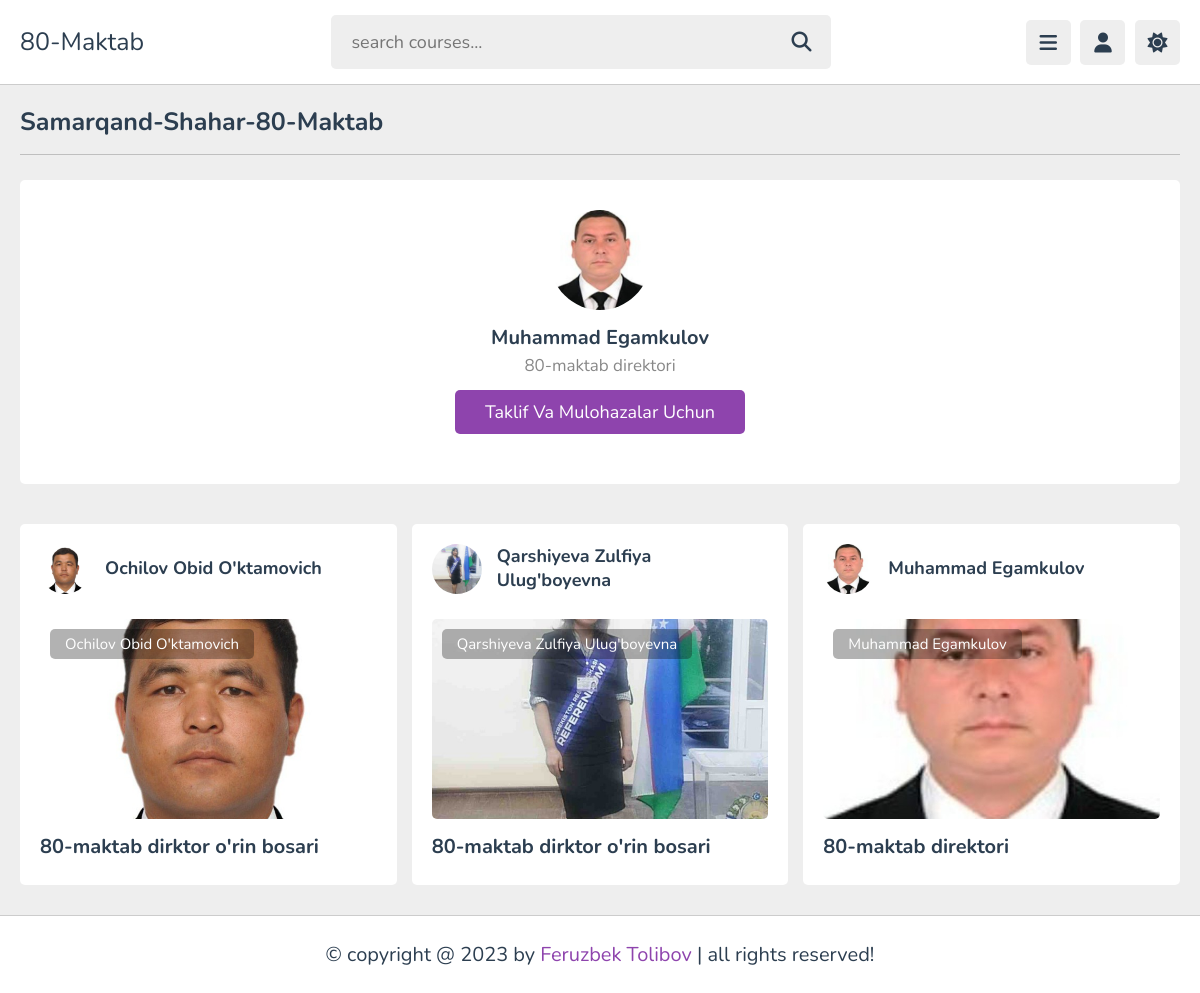
/profile/, run on the app's committed database.
### ap/models.py (models this page shows, shortened)
class Direktor(models.Model):
    images = models.ImageField(upload_to='image/')
    ism = models.CharField(max_length=100,blank=True)
    img= models.ImageField(upload_to='image/')
    about = models.CharField(max_length=999)

### ap/views.py (the view)
# urls.py: path('profile/',direktor,name='profile'),
def direktor(request):
    context4 = Direktor.objects.all()
    return render(request, 'profile.html',{'context4':context4})

### templates/profile.html (shortened to what this page needs)
{% load static %}
<!DOCTYPE html>
<html lang="en">
<head>
   <link rel="stylesheet" href="https://cdnjs.cloudflare.com/ajax/libs/font-awesome/6.1.2/css/all.min.css">
   <link rel="stylesheet" href="{% static 'css/style.css' %}">
</head>
<body>
<header class="header">
   <section class="flex">
      <a href="{% url 'home' %}" class="logo">80-Maktab</a>
      <form action="search.html" method="post" class="search-form">
         <input type="text" name="search_box" required placeholder="search courses..." maxlength="100">
         <button type="submit" class="fas fa-search"></button>
      </form>
      <div class="icons">
         <div id="menu-btn" class="fas fa-bars"></div>
         <div id="user-btn" class="fas fa-user"></div>
         <div id="toggle-btn" class="fas fa-sun"></div>
      </div>
   </section>
</header>
<section class="user-profile">
   <h1 class="heading">Samarqand-shahar-80-maktab</h1>
   <div class="info">
      <div class="user">
         <img src="/static/images/direktor.jpg" alt="">
         <h3>Muhammad Egamkulov</h3>
         <p>80-maktab direktori</p>
         <a href="https://t.me/Ochilov_O_U" class="inline-btn">Taklif va mulohazalar uchun</a>
      </div>
   </div>
</section>
<section class="courses">
   <div class="box-container">
      {% for i in context4 %}
      <div class="box">
         <div class="tutor">
            <img src="{{i.images.url}}" alt="">
            <div class="info">
               <h3>{{i.ism}}</h3>
            </div>
         </div>
         <div class="thumb">
            <img src="{{i.img.url}}" alt="">
            <span>{{i.ism}}</span>
         </div>
         <h3 class="title">{{i.about}}</h3>
      </div>
      {% endfor %}
   </div>
</section>
<footer class="footer">
   &copy; copyright @ 2023 by <span>Feruzbek Tolibov</span> | all rights reserved!
</footer>
</body>
</html>

### static/css/style.css (style rules this page uses)
:root { --main-color:#8e44ad; --red:#e74c3c; --orange:#f39c12; --light-color:#888; --light-bg:#eee; --black:#2c3e50; --white:#fff; --border:.1rem solid rgba(0,0,0,.2); }
* { font-family: 'Nunito', sans-serif; margin:0; padding:0; box-sizing: border-box; outline: none; border:none; text-decoration: none; }
html { font-size: 62.5%; overflow-x: hidden; }
body { background-color: var(--light-bg); padding-left: 30rem; }
section { padding:2rem; margin: 0 auto; max-width: 1200px; }
.heading { font-size: 2.5rem; color:var(--black); margin-bottom: 2.5rem; border-bottom: var(--border); padding-bottom: 1.5rem; text-transform: capitalize; }
.inline-btn, .inline-option-btn, .inline-delete-btn, .btn, .delete-btn, .option-btn { border-radius: .5rem; color:#fff; font-size: 1.8rem; cursor: pointer; text-transform: capitalize; padding:1rem 3rem; text-align: center; margin-top: 1rem; }
.inline-btn, .inline-option-btn, .inline-delete-btn { display: inline-block; }
.btn, .inline-btn { background-color: var(--main-color); }
.header { position: sticky; top:0; left:0; right: 0; background-color: var(--white); z-index: 1000; border-bottom: var(--border); }
.header .flex { display: flex; align-items: center; justify-content: space-between; position: relative; padding: 1.5rem 2rem; }
.header .flex .logo { font-size: 2.5rem; color: var(--black); }
.header .flex .search-form { width: 50rem; border-radius: .5rem; background-color: var(--light-bg); padding:1.5rem 2rem; display: flex; gap:2rem; }
.header .flex .search-form input { width: 100%; font-size: 1.8rem; color:var(--black); background:none; }
.header .flex .search-form button { background:none; font-size: 2rem; cursor: pointer; color:var(--black); }
.header .flex .icons div { font-size: 2rem; color:var(--black); background-color: var(--light-bg); border-radius: .5rem; height: 4.5rem; width: 4.5rem; line-height: 4.5rem; cursor: pointer; text-align: center; margin-left: .7rem; }
.courses .box-container { display: grid; grid-template-columns: repeat(auto-fit, minmax(30rem, 1fr)); gap:1.5rem; justify-content: left; align-items: flex-start; }
.courses .box-container .box { border-radius: .5rem; background-color: var(--white); padding: 2rem; }
.courses .box-container .box .tutor { display: flex; align-items: center; gap: 1.5rem; margin-bottom: 2.5rem; }
.courses .box-container .box .tutor img { height: 5rem; width: 5rem; border-radius: 50%; object-fit: cover; }
.courses .box-container .box .tutor h3 { font-size: 1.8rem; color: var(--black); margin-bottom: .2rem; }
.courses .box-container .box .thumb { position: relative; }
.courses .box-container .box .thumb span { position: absolute; top:1rem; left: 1rem; border-radius: .5rem; padding: .5rem 1.5rem; background-color: rgba(0,0,0,.3); color: #fff; font-size: 1.5rem; }
.courses .box-container .box .thumb img { width: 100%; height: 20rem; object-fit: cover; border-radius: .5rem; }
.courses .box-container .box .title { font-size: 2rem; color: var(--black); padding-bottom: .5rem; padding-top: 1rem; }
.user-profile .info { background-color: var(--white); border-radius: .5rem; padding: 2rem; }
.user-profile .info .user { text-align: center; margin-bottom: 2rem; padding: 1rem; }
.user-profile .info .user img { height: 10rem; width: 10rem; border-radius: 50%; object-fit: cover; margin-bottom: 1rem; }
.user-profile .info .user h3 { font-size: 2rem; color: var(--black); }
.user-profile .info .user p { font-size: 1.7rem; color: var(--light-color); padding: .3rem 0; }
.footer { background-color: var(--white); border-top: var(--border); position: sticky; bottom: 0; left: 0; right: 0; text-align: center; font-size: 2rem; padding:2.5rem 2rem; color:var(--black); margin-top: 1rem; z-index: 1000; }
.footer span { color:var(--main-color); }
@media (max-width:1200px) { body { padding-left: 0; } }

### data on the page
Direktor: images (picture), ism "Ochilov Obid O'ktamovich", img (picture), about "80-maktab dirktor o'rin bosari"
Direktor: images (picture), ism "Qarshiyeva Zulfiya Ulug'boyevna", img (picture), about "80-maktab dirktor o'rin bosari"
Direktor: images (picture), ism "Muhammad Egamkulov", img (picture), about "80-maktab direktori"
